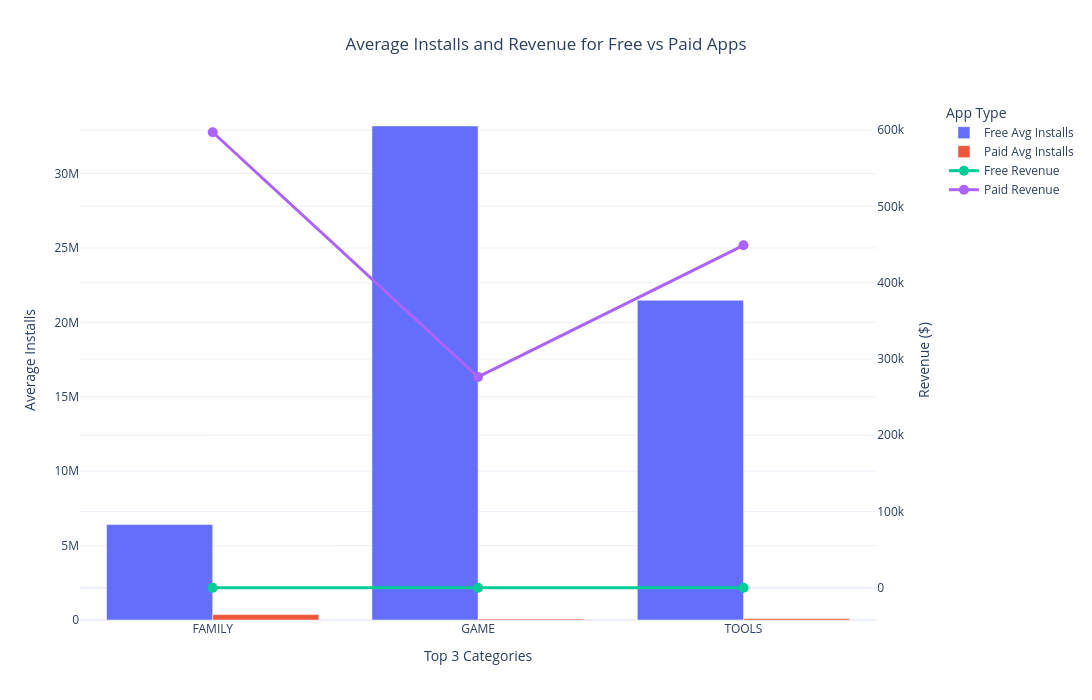

Here is the notebook cell this chart was saved with:
### Code cell
current_hour = 13
if 13 <= current_hour < 14:
    fig.show()
else:
    print(
        "This graph is available only between 1 PM IST and 2 PM IST."
    )

### Figure 1 — Plotly figure (JSON) as saved in the notebook; plotly's stock layout.template omitted (floating-point values rounded to 4 significant figures)
{"data": [{"name": "Free Avg Installs", "type": "bar", "x": ["FAMILY", "GAME", "TOOLS"], "xaxis": "x", "y": [6424000.0, 33190000.0, 21480000.0], "yaxis": "y"}, {"name": "Paid Avg Installs", "type": "bar", "x": ["FAMILY", "GAME", "TOOLS"], "xaxis": "x", "y": [361700.0, 67140.0, 100000.0], "yaxis": "y"}, {"line": {"width": 3}, "marker": {"size": 10}, "mode": "lines+markers", "name": "Free Revenue", "type": "scatter", "x": ["FAMILY", "GAME", "TOOLS"], "xaxis": "x", "y": [0.0, 0.0, 0.0], "yaxis": "y2"}, {"line": {"width": 3}, "marker": {"size": 10}, "mode": "lines+markers", "name": "Paid Revenue", "type": "scatter", "x": ["FAMILY", "GAME", "TOOLS"], "xaxis": "x", "y": [597200.0, 276500.0, 449000.0], "yaxis": "y2"}], "layout": {"height": 700, "hovermode": "x unified", "legend": {"title": {"text": "App Type"}, "x": 1.02, "y": 1}, "title": {"text": "Average Installs and Revenue for Free vs Paid Apps", "x": 0.5}, "width": 1400, "xaxis": {"anchor": "y", "domain": [0, 0.94], "title": {"text": "Top 3 Categories"}}, "yaxis": {"anchor": "x", "domain": [0, 1], "title": {"text": "Average Installs"}}, "yaxis2": {"anchor": "x", "overlaying": "y", "side": "right", "title": {"text": "Revenue ($)"}}}}
